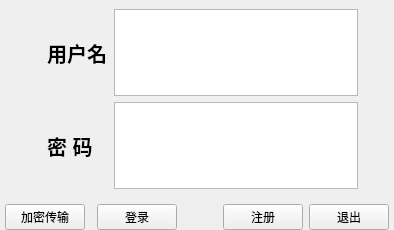
<?xml version="1.0" encoding="UTF-8"?>
<ui version="4.0">
 <class>Login</class>
 <widget class="QWidget" name="Login">
  <property name="geometry">
   <rect>
    <x>0</x>
    <y>0</y>
    <width>394</width>
    <height>230</height>
   </rect>
  </property>
  <property name="minimumSize">
   <size>
    <width>394</width>
    <height>230</height>
   </size>
  </property>
  <property name="maximumSize">
   <size>
    <width>394</width>
    <height>230</height>
   </size>
  </property>
  <property name="windowTitle">
   <string>Form</string>
  </property>
  <layout class="QVBoxLayout" name="verticalLayout">
   <property name="leftMargin">
    <number>0</number>
   </property>
   <property name="topMargin">
    <number>0</number>
   </property>
   <property name="rightMargin">
    <number>0</number>
   </property>
   <property name="bottomMargin">
    <number>0</number>
   </property>
   <item>
    <widget class="QWidget" name="widget_2" native="true">
     <property name="sizePolicy">
      <sizepolicy hsizetype="Preferred" vsizetype="Preferred">
       <horstretch>0</horstretch>
       <verstretch>0</verstretch>
      </sizepolicy>
     </property>
     <layout class="QGridLayout" name="gridLayout">
      <item row="0" column="0">
       <spacer name="horizontalSpacer_4">
        <property name="orientation">
         <enum>Qt::Horizontal</enum>
        </property>
        <property name="sizeHint" stdset="0">
         <size>
          <width>40</width>
          <height>20</height>
         </size>
        </property>
       </spacer>
      </item>
      <item row="0" column="1">
       <widget class="QLabel" name="label">
        <property name="font">
         <font>
          <pointsize>15</pointsize>
          <weight>75</weight>
          <bold>true</bold>
         </font>
        </property>
        <property name="text">
         <string>  用户名</string>
        </property>
       </widget>
      </item>
      <item row="0" column="2">
       <widget class="QTextEdit" name="usrname">
        <property name="enabled">
         <bool>true</bool>
        </property>
        <property name="font">
         <font>
          <pointsize>26</pointsize>
          <weight>75</weight>
          <bold>true</bold>
         </font>
        </property>
        <property name="html">
         <string>&lt;!DOCTYPE HTML PUBLIC &quot;-//W3C//DTD HTML 4.0//EN&quot; &quot;http://www.w3.org/TR/REC-html40/strict.dtd&quot;&gt;
&lt;html&gt;&lt;head&gt;&lt;meta name=&quot;qrichtext&quot; content=&quot;1&quot; /&gt;&lt;style type=&quot;text/css&quot;&gt;
p, li { white-space: pre-wrap; }
&lt;/style&gt;&lt;/head&gt;&lt;body style=&quot; font-family:'SimSun'; font-size:26pt; font-weight:600; font-style:normal;&quot;&gt;
&lt;p style=&quot; margin-top:0px; margin-bottom:0px; margin-left:0px; margin-right:0px; -qt-block-indent:0; text-indent:0px;&quot;&gt;&lt;img src=&quot;:/images/spqy.png&quot; /&gt;&lt;/p&gt;&lt;/body&gt;&lt;/html&gt;</string>
        </property>
       </widget>
      </item>
      <item row="0" column="3">
       <spacer name="horizontalSpacer_5">
        <property name="orientation">
         <enum>Qt::Horizontal</enum>
        </property>
        <property name="sizeHint" stdset="0">
         <size>
          <width>40</width>
          <height>20</height>
         </size>
        </property>
       </spacer>
      </item>
      <item row="1" column="0">
       <spacer name="horizontalSpacer_6">
        <property name="orientation">
         <enum>Qt::Horizontal</enum>
        </property>
        <property name="sizeHint" stdset="0">
         <size>
          <width>16</width>
          <height>86</height>
         </size>
        </property>
       </spacer>
      </item>
      <item row="1" column="1">
       <widget class="QLabel" name="label_2">
        <property name="font">
         <font>
          <pointsize>15</pointsize>
          <weight>75</weight>
          <bold>true</bold>
         </font>
        </property>
        <property name="text">
         <string>  密 码</string>
        </property>
       </widget>
      </item>
      <item row="1" column="2">
       <widget class="QTextEdit" name="password">
        <property name="font">
         <font>
          <pointsize>26</pointsize>
          <weight>75</weight>
          <bold>true</bold>
         </font>
        </property>
        <property name="html">
         <string>&lt;!DOCTYPE HTML PUBLIC &quot;-//W3C//DTD HTML 4.0//EN&quot; &quot;http://www.w3.org/TR/REC-html40/strict.dtd&quot;&gt;
&lt;html&gt;&lt;head&gt;&lt;meta name=&quot;qrichtext&quot; content=&quot;1&quot; /&gt;&lt;style type=&quot;text/css&quot;&gt;
p, li { white-space: pre-wrap; }
&lt;/style&gt;&lt;/head&gt;&lt;body style=&quot; font-family:'SimSun'; font-size:26pt; font-weight:600; font-style:normal;&quot;&gt;
&lt;p style=&quot; margin-top:0px; margin-bottom:0px; margin-left:0px; margin-right:0px; -qt-block-indent:0; text-indent:0px;&quot;&gt;&lt;img src=&quot;:/images/123.png&quot; /&gt;&lt;/p&gt;&lt;/body&gt;&lt;/html&gt;</string>
        </property>
       </widget>
      </item>
      <item row="1" column="3">
       <spacer name="horizontalSpacer_7">
        <property name="orientation">
         <enum>Qt::Horizontal</enum>
        </property>
        <property name="sizeHint" stdset="0">
         <size>
          <width>40</width>
          <height>20</height>
         </size>
        </property>
       </spacer>
      </item>
     </layout>
    </widget>
   </item>
   <item>
    <widget class="QWidget" name="widget_3" native="true">
     <property name="sizePolicy">
      <sizepolicy hsizetype="Preferred" vsizetype="Preferred">
       <horstretch>0</horstretch>
       <verstretch>0</verstretch>
      </sizepolicy>
     </property>
     <layout class="QHBoxLayout" name="horizontalLayout_3">
      <property name="leftMargin">
       <number>0</number>
      </property>
      <property name="topMargin">
       <number>0</number>
      </property>
      <property name="rightMargin">
       <number>0</number>
      </property>
      <property name="bottomMargin">
       <number>0</number>
      </property>
      <item>
       <spacer name="horizontalSpacer_8">
        <property name="orientation">
         <enum>Qt::Horizontal</enum>
        </property>
        <property name="sizeHint" stdset="0">
         <size>
          <width>40</width>
          <height>20</height>
         </size>
        </property>
       </spacer>
      </item>
      <item>
       <widget class="QPushButton" name="trans">
        <property name="text">
         <string>加密传输</string>
        </property>
       </widget>
      </item>
      <item>
       <spacer name="horizontalSpacer">
        <property name="orientation">
         <enum>Qt::Horizontal</enum>
        </property>
        <property name="sizeHint" stdset="0">
         <size>
          <width>40</width>
          <height>20</height>
         </size>
        </property>
       </spacer>
      </item>
      <item>
       <widget class="QPushButton" name="login">
        <property name="text">
         <string>登录</string>
        </property>
       </widget>
      </item>
      <item>
       <spacer name="horizontalSpacer_3">
        <property name="orientation">
         <enum>Qt::Horizontal</enum>
        </property>
        <property name="sizeType">
         <enum>QSizePolicy::Fixed</enum>
        </property>
        <property name="sizeHint" stdset="0">
         <size>
          <width>40</width>
          <height>20</height>
         </size>
        </property>
       </spacer>
      </item>
      <item>
       <widget class="QPushButton" name="Regist">
        <property name="text">
         <string>注册</string>
        </property>
       </widget>
      </item>
      <item>
       <widget class="QPushButton" name="quit">
        <property name="text">
         <string>退出</string>
        </property>
       </widget>
      </item>
      <item>
       <spacer name="horizontalSpacer_2">
        <property name="orientation">
         <enum>Qt::Horizontal</enum>
        </property>
        <property name="sizeHint" stdset="0">
         <size>
          <width>40</width>
          <height>20</height>
         </size>
        </property>
       </spacer>
      </item>
     </layout>
    </widget>
   </item>
  </layout>
 </widget>
 <resources/>
 <connections/>
</ui>
